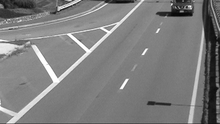
%> input picture Input/traffic1.png, 220 x 124 px, shrunk from 640 x 360 before the run
$ octave main_videocompression.m   (GNU Octave 9; MATLAB toolbox functions it lacks are replaced by stand-ins)
%> lines starting %> are read from the running program, lines starting %| are printed output that depends on the picture
clear all
clc

% define quality quantize matrix there are two example select one of them

% Q quality=10% matrix for jpeg compression for
% q=[80 60 50 80 120 200 255 255;
%     55 60 70 95 130 255 255 255;
%     70 65 80 120 200 255 255 255;
%     70 85 110 145 255 255 255 255;
%     90 110 185 255 255 255 255 255;
%     120 175 255 255 255 255 255 255;
%     245 255 255 255 255 255 255 255;
%     255 255 255 255 255 255 255 255];

% define jpeg quantize matrix for quality=90
q=[3 2 2 3 5 8 10 12;
    2 2 3 4 5 12 12 11;
    3 3 3 5 8 11 14 11;
    3 3 4 6 10 17 16 12;
    4 4 7 11 14 22 21 15;
    5 7 11 13 16 12 23 18;
    10 13 16 17 21 24 23 21;
    14 18 19 20 22 20 20 20];

% cretae 3d quantize matrix
Q=zeros(8,8,8);
for i=1:8
    Q(:,:,i)=q;
end

% read so called video frame by frame from file and construc 3d matrix
V(:,:,1)=imread('Input/traffic1.png');
%> V is the input picture: size 124x220 uint8; min 5, max 255, mean 125.4
V(:,:,2)=imread('Input/traffic2.png');
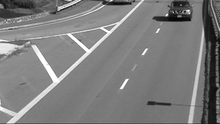
%> input picture Input/traffic2.png, 220 x 124 px, shrunk from 640 x 360 before the run
V(:,:,3)=imread('Input/traffic3.png');
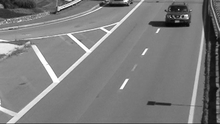
%> input picture Input/traffic3.png, 220 x 124 px, shrunk from 640 x 360 before the run
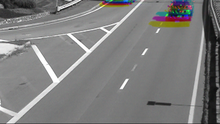
%> V: size 124x220x3 uint8; mean R, G, B 125.4, 125.1, 124.7
V(:,:,4)=imread('Input/traffic4.png');
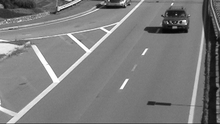
%> input picture Input/traffic4.png, 220 x 124 px, shrunk from 640 x 360 before the run
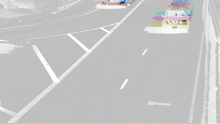
%> V: size 124x220x4 uint8; mean R, G, B, A 125.4, 125.1, 124.7, 124.4; transparent parts drawn white
V(:,:,5)=imread('Input/traffic5.png');
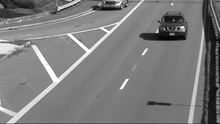
%> input picture Input/traffic5.png, 220 x 124 px, shrunk from 640 x 360 before the run
V(:,:,6)=imread('Input/traffic6.png');
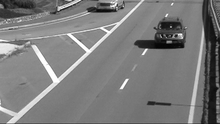
%> input picture Input/traffic6.png, 220 x 124 px, shrunk from 640 x 360 before the run
%> (the run ends here)
